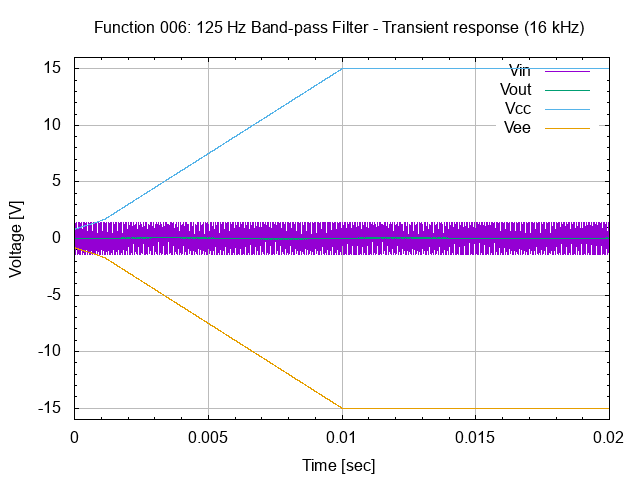

This figure's gnuplot source:
# set terminal
set term png

# set graph
set output "26.006.00.01.02.02.png"
set title "Function 006: 125 Hz Band-pass Filter - Transient response (16 kHz)"

# setup Y-axis
set yrange [-16:16]
set grid ytics lt 1 lw 1 lc rgb "#bbbbbb"
set mytics
set ylabel "Voltage [V]"

# setup X-axis
set grid xtics lt 1 lw 1 lc rgb "#bbbbbb"
set mxtics
set xrange [0:0.02]
set xlabel "Time [sec]"

# setup plot style
set style data lines
plot '26.006.00.01.02.dat' using 1:2 title "Vin", \
     '26.006.00.01.02.dat' using 1:3 title "Vout", \
     '26.006.00.01.02.dat' using 1:4 title "Vcc", \
     '26.006.00.01.02.dat' using 1:5 title "Vee"

# set output back to default
set output

# reset terminal type
set terminal pop
